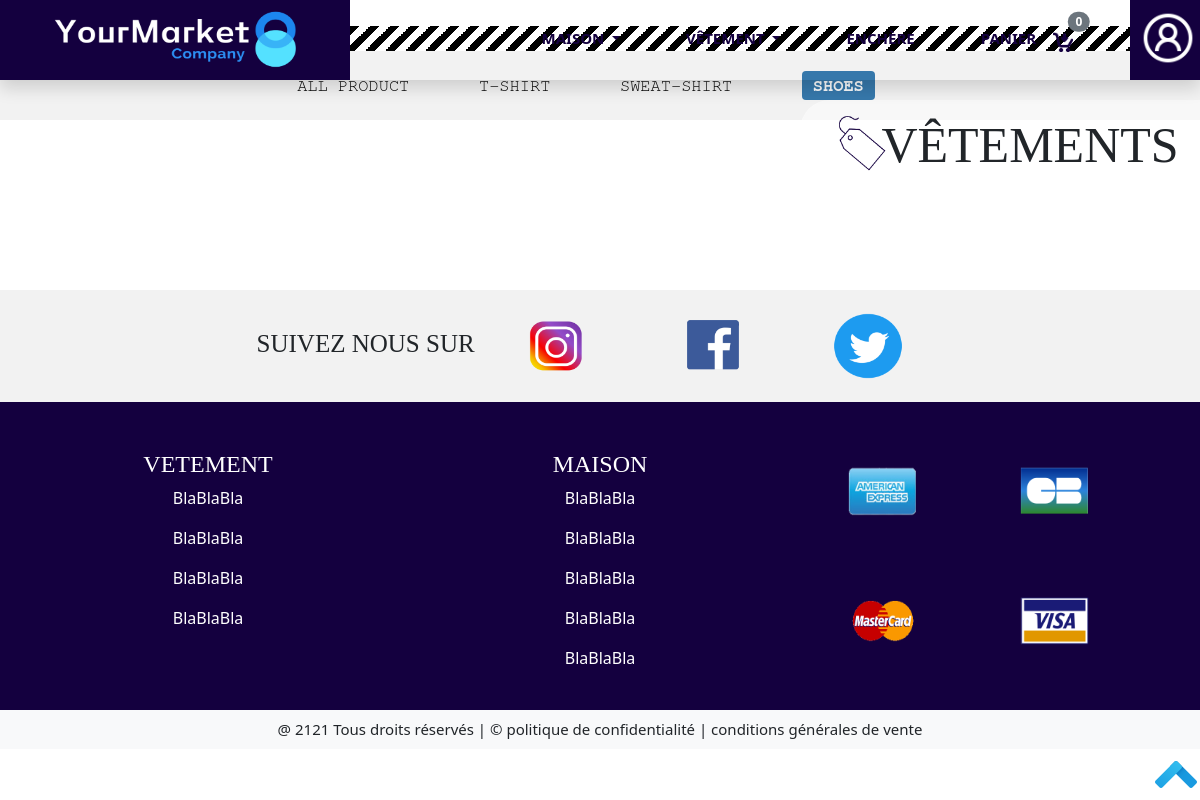
Before: /Front/Acheteur/page-vetements-shoes.php with the older database file.
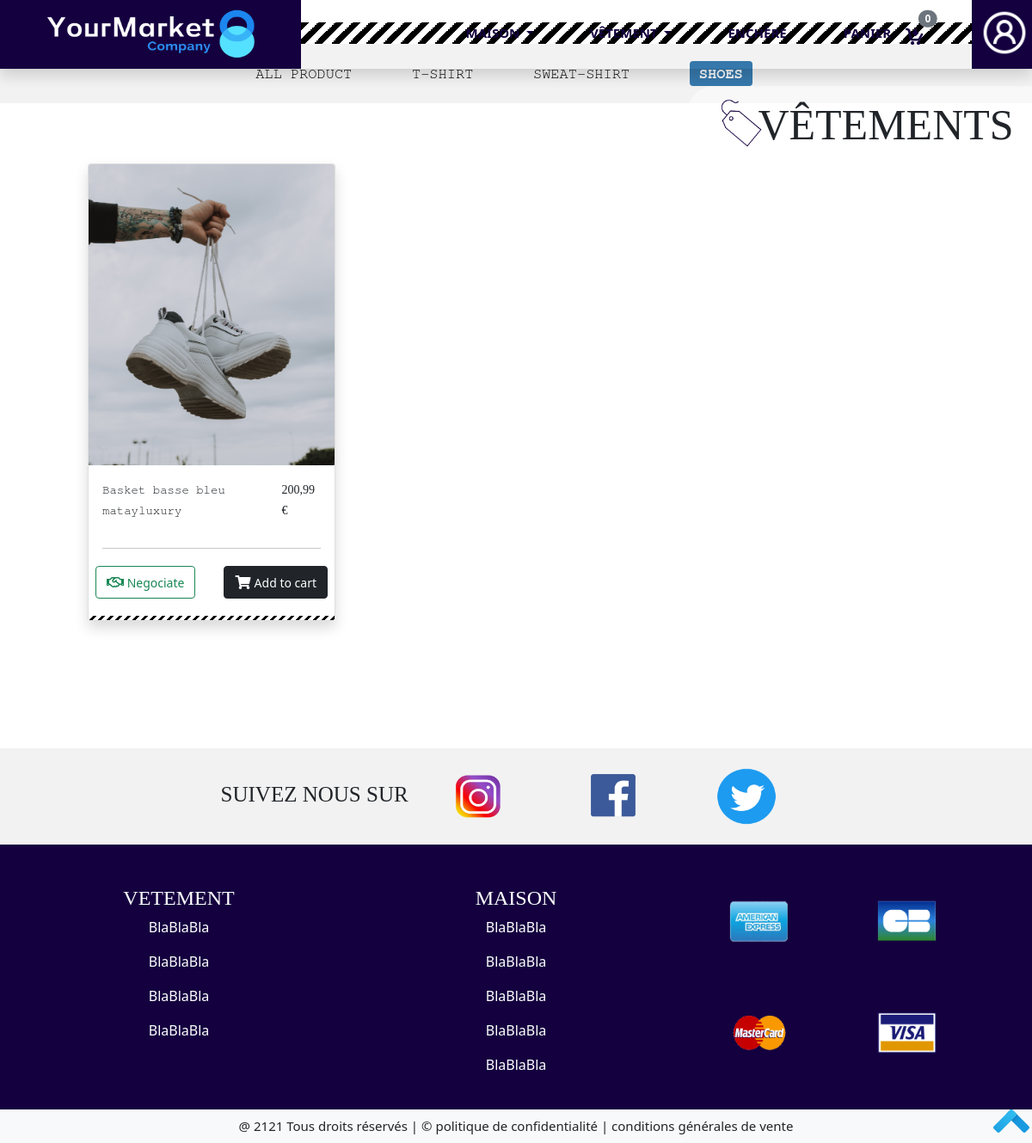
After: the same page with the newer database file.
### tables this page shows
CREATE TABLE IF NOT EXISTS `item` (
  `id_item` int(11) NOT NULL AUTO_INCREMENT,
  `id_seller` int(11) NOT NULL,
  `price` varchar(15) NOT NULL,
  `name` varchar(20) NOT NULL,
  `category` varchar(255) NOT NULL,
  `subcategory` varchar(255) NOT NULL,
  `quantity` varchar(15) NOT NULL,
  `description` text NOT NULL,
  `photo` varchar(255) NOT NULL,
  `is_bidding` tinyint(4) NOT NULL DEFAULT '0',
  `is_negotiated` tinyint(4) NOT NULL DEFAULT '0',
  `is_buying` tinyint(4) NOT NULL DEFAULT '0',
  PRIMARY KEY (`id_item`),
  KEY `id_item` (`id_item`),
  KEY `id_seller` (`id_seller`)
);

CREATE TABLE IF NOT EXISTS `seller` (
  `id_seller` int(11) NOT NULL AUTO_INCREMENT,
  `brand` varchar(30) NOT NULL,
  `profil_picture` varchar(255) NOT NULL,
  `background` varchar(255) NOT NULL,
  `phone` varchar(255) NOT NULL,
  `email` varchar(255) NOT NULL,
  `passworde` varchar(255) NOT NULL,
  PRIMARY KEY (`id_seller`),
  KEY `id_seller` (`id_seller`)
);

### Front/Acheteur/page-vetements-shoes.php (the view, shortened to what this page needs)
<?php
    require "head.php";
        include("../../Bdd/cnx.php");
        $queryCountItems = mysqli_query($con, "select count(id_item) as total from item where category='Vetement' and subcategory='shoes'");
        $queryAllItems = mysqli_query($con, "select name, price , brand,subcategory, quantity, description,photo, is_negotiated, is_bidding from item,seller where seller.id_seller=item.id_seller and category='Vetement'and subcategory='shoes'");
?>
<div class="vetement_general">
    <div class="deco_marque_general position-absolute position-absolute top-0 end-0">
        <img class="img_icon_sale position-absolute top-50 start-0 translate-middle-y" src="../../Image/icon_sale.png" alt="icon_sale">
        <p class="texte_deco_marque_general texte_style text-uppercase position-absolute top-50 start-50 translate-middle">vêtements</p>
    </div>
    <div class="class_separation"></div>
</div>
<div class="vetement_details" id="menuCatVetement">
    <div class="navbar_vetement">
            <ul class="navbar_listeVendeur_details detail_style centrer">
                    <li><a href="page-vetements.php#menuCatVetement" class="text-uppercase">All product</a> </li>
                    <li><a href="page-vetements-tshirt.php#menuCatVetement" class="text-uppercase">T-shirt</a></li>
                    <li><a href="page-vetements-sweat.php#menuCatVetement" class="text-uppercase">Sweat-shirt</a></li>
                    <li><a href="page-vetements-shoes.php#menuCatVetement" class="badge text-uppercase bg_blue1 text-light">Shoes</a></li>
                </ul>
    </div>
</div>
<div class="maison_liste_total row">
    <div class="col-1"></div>
    <div class="col-10">
        <div class="row">
        <?php
        if($row = mysqli_fetch_assoc($queryCountItems)){
            $total = $row['total'];
            for ($i=0; $i<=$total;$i++){
                if($rowAllItems = mysqli_fetch_assoc($queryAllItems)){
                    $nameItems = $rowAllItems['name'];
                    $prixItems = $rowAllItems['price'];
                    $brandItems = $rowAllItems['brand'];
                    $is_negotiated = $rowAllItems['is_negotiated'];
                    ?>
                    <div class="listeVendeur_un_par_un col-3 mb-5">
                        <div class="card shadow cardProduct" style="width: 18rem;" >
                            <img class="img_listeVendeur_logo card-img-top" src="../../Image/chaussure.png" alt="oreiller">
                            <div class="card-body">
                                <div class="row">
                                    <div class="col-md-9">
                                    <div class="detail_style_titre detail_style"><small><?php echo $nameItems ?></small></div>
                                <div class="detail_style_marque detail_style"><small><?php echo $brandItems ?></small></div>
                                    </div>
                                    <div class="col-md-3">
                                        <p href="#" class="detail_style_prix texte_style f_right"><small><?php echo $prixItems ?> €</small> </p>
                                    </div>
                                </div>
                                <hr>
                                <div class="row">
                                    <div class="col-6 p-1 m-0">
                                        <?php if($is_negotiated == 1){ ?>
                                            <button type="button" class="btn btn-outline-success" data-bs-toggle="modal" data-bs-target="#nego_prix_maison"> <i class="far fa-handshake"></i><small> Negociate</small></button>
                                        <?php } ?>
                                    </div>
                                    <div class="col-6  p-1 m-0">
                                        <button type="button" class="btn btn-dark f_right"> <i class="fas fa-shopping-cart"></i>    <small>Add to cart </small></button>
                                    </div>
                            </div>
                            </div>
                            <div class="class_separation2 w-100"></div>
                            </div>
                        </div>
            <?php
                }
            }
        }
        ?>
        </div>
    </div>
    <div class="col-1"></div>
</div>
<?php
    include("footer.php");
?>

Changed rows visible on the page:
added item: name "Basket basse bleu", id_seller.brand "matayluxury", price "200,99", is_negotiated 1 (drawn)
